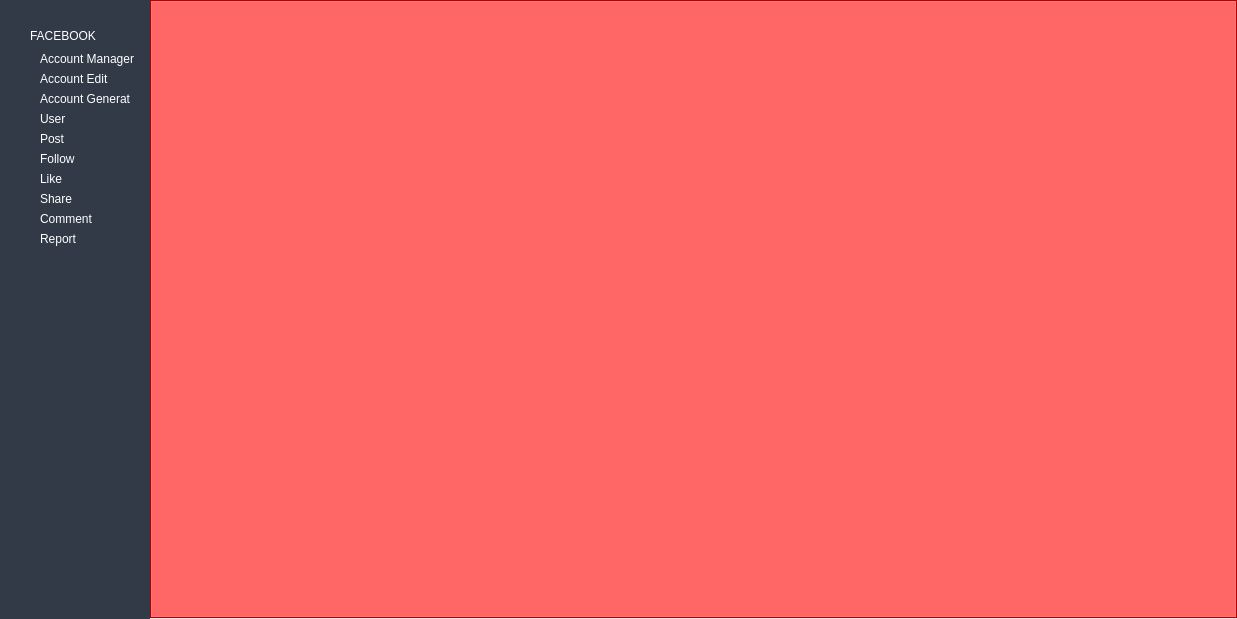
<?xml version="1.0" encoding="UTF-8"?>
<ui version="4.0">
 <class>MainWindow</class>
 <widget class="QMainWindow" name="MainWindow">
  <property name="geometry">
   <rect>
    <x>0</x>
    <y>0</y>
    <width>1237</width>
    <height>619</height>
   </rect>
  </property>
  <property name="windowTitle">
   <string>MainWindow</string>
  </property>
  <property name="styleSheet">
   <string notr="true">#icon_only_widget {
		background-color: #313a46;
		width:50px;
	}
#full_menu_widget,#widget_tab {
		background-color: #313a46;
	}
#full_menu_widget QPushButton,#label_2,#label_4 {
		border:none;
		text-align: left;
		color: #ffffff;
	}
#full_menu_widget QPushButton:hover {
		background-color: rgba( 86, 101, 115, 0.5);
	}

	#full_menu_widget QPushButton:checked {
		color: #fff;
	}
#logo_label_2 {
		color: #fff;
	}
#change_btn {
		padding: 5px;
		border: none;
		width: 30px;
		height: 30px;
	}</string>
  </property>
  <widget class="QWidget" name="centralwidget">
   <property name="styleSheet">
    <string notr="true"/>
   </property>
   <layout class="QVBoxLayout" name="verticalLayout">
    <property name="spacing">
     <number>0</number>
    </property>
    <property name="leftMargin">
     <number>0</number>
    </property>
    <property name="topMargin">
     <number>0</number>
    </property>
    <property name="rightMargin">
     <number>0</number>
    </property>
    <property name="bottomMargin">
     <number>0</number>
    </property>
    <item>
     <widget class="QWidget" name="widget_6" native="true">
      <layout class="QGridLayout" name="gridLayout_3">
       <property name="leftMargin">
        <number>0</number>
       </property>
       <property name="topMargin">
        <number>0</number>
       </property>
       <property name="rightMargin">
        <number>0</number>
       </property>
       <property name="bottomMargin">
        <number>0</number>
       </property>
       <property name="spacing">
        <number>0</number>
       </property>
       <item row="0" column="0" alignment="Qt::AlignLeft">
        <widget class="QWidget" name="widget_7" native="true">
         <layout class="QGridLayout" name="gridLayout">
          <property name="leftMargin">
           <number>0</number>
          </property>
          <property name="topMargin">
           <number>0</number>
          </property>
          <property name="rightMargin">
           <number>0</number>
          </property>
          <property name="bottomMargin">
           <number>0</number>
          </property>
          <property name="spacing">
           <number>0</number>
          </property>
          <item row="0" column="0">
           <widget class="QWidget" name="icon_only_widget" native="true">
            <property name="maximumSize">
             <size>
              <width>30</width>
              <height>16777215</height>
             </size>
            </property>
            <property name="styleSheet">
             <string notr="true"/>
            </property>
            <layout class="QVBoxLayout" name="verticalLayout_3">
             <property name="spacing">
              <number>6</number>
             </property>
             <property name="leftMargin">
              <number>5</number>
             </property>
             <property name="topMargin">
              <number>0</number>
             </property>
             <property name="rightMargin">
              <number>0</number>
             </property>
             <property name="bottomMargin">
              <number>9</number>
             </property>
             <item>
              <widget class="QPushButton" name="pushButton">
               <property name="text">
                <string/>
               </property>
               <property name="icon">
                <iconset resource="../static/resource.qrc">
                 <normaloff>:/icon/icon/menu.ico</normaloff>:/icon/icon/menu.ico</iconset>
               </property>
               <property name="checkable">
                <bool>true</bool>
               </property>
               <property name="flat">
                <bool>true</bool>
               </property>
              </widget>
             </item>
             <item>
              <widget class="QLabel" name="logo_label">
               <property name="maximumSize">
                <size>
                 <width>20</width>
                 <height>20</height>
                </size>
               </property>
               <property name="text">
                <string/>
               </property>
               <property name="pixmap">
                <pixmap resource="../static/resource.qrc">:/icon/icon/facebook.ico</pixmap>
               </property>
               <property name="scaledContents">
                <bool>true</bool>
               </property>
              </widget>
             </item>
             <item>
              <spacer name="verticalSpacer">
               <property name="orientation">
                <enum>Qt::Vertical</enum>
               </property>
               <property name="sizeHint" stdset="0">
                <size>
                 <width>20</width>
                 <height>381</height>
                </size>
               </property>
              </spacer>
             </item>
             <item>
              <widget class="QLabel" name="label">
               <property name="maximumSize">
                <size>
                 <width>16</width>
                 <height>16</height>
                </size>
               </property>
               <property name="text">
                <string/>
               </property>
               <property name="pixmap">
                <pixmap resource="../static/resource.qrc">:/icon/icon/people.png</pixmap>
               </property>
               <property name="scaledContents">
                <bool>true</bool>
               </property>
              </widget>
             </item>
            </layout>
           </widget>
          </item>
          <item row="0" column="1">
           <widget class="QScrollArea" name="scrollArea">
            <property name="minimumSize">
             <size>
              <width>120</width>
              <height>0</height>
             </size>
            </property>
            <property name="maximumSize">
             <size>
              <width>120</width>
              <height>16777215</height>
             </size>
            </property>
            <property name="styleSheet">
             <string notr="true">border: none;

</string>
            </property>
            <property name="widgetResizable">
             <bool>true</bool>
            </property>
            <widget class="QWidget" name="full_menu_widget">
             <property name="geometry">
              <rect>
               <x>0</x>
               <y>0</y>
               <width>120</width>
               <height>619</height>
              </rect>
             </property>
             <layout class="QGridLayout" name="gridLayout_2">
              <property name="leftMargin">
               <number>0</number>
              </property>
              <property name="topMargin">
               <number>0</number>
              </property>
              <property name="rightMargin">
               <number>0</number>
              </property>
              <property name="bottomMargin">
               <number>9</number>
              </property>
              <item row="3" column="0">
               <widget class="QWidget" name="widget_9" native="true">
                <layout class="QHBoxLayout" name="horizontalLayout_7">
                 <property name="spacing">
                  <number>6</number>
                 </property>
                 <property name="leftMargin">
                  <number>0</number>
                 </property>
                 <property name="topMargin">
                  <number>0</number>
                 </property>
                 <property name="rightMargin">
                  <number>0</number>
                 </property>
                 <property name="bottomMargin">
                  <number>0</number>
                 </property>
                 <item>
                  <widget class="QPushButton" name="pushButton_6">
                   <property name="minimumSize">
                    <size>
                     <width>20</width>
                     <height>20</height>
                    </size>
                   </property>
                   <property name="layoutDirection">
                    <enum>Qt::RightToLeft</enum>
                   </property>
                   <property name="text">
                    <string>FACEBOOK</string>
                   </property>
                   <property name="icon">
                    <iconset resource="../static/resource.qrc">
                     <normaloff>:/icon/icon/arrow-3.ico</normaloff>
                     <normalon>:/icon/icon/arrow-4.ico</normalon>:/icon/icon/arrow-3.ico</iconset>
                   </property>
                   <property name="iconSize">
                    <size>
                     <width>20</width>
                     <height>20</height>
                    </size>
                   </property>
                   <property name="checkable">
                    <bool>true</bool>
                   </property>
                   <property name="checked">
                    <bool>false</bool>
                   </property>
                   <property name="autoExclusive">
                    <bool>true</bool>
                   </property>
                  </widget>
                 </item>
                </layout>
               </widget>
              </item>
              <item row="1" column="0">
               <widget class="QLabel" name="label_5">
                <property name="minimumSize">
                 <size>
                  <width>0</width>
                  <height>20</height>
                 </size>
                </property>
                <property name="text">
                 <string/>
                </property>
               </widget>
              </item>
              <item row="5" column="0">
               <spacer name="verticalSpacer_4">
                <property name="orientation">
                 <enum>Qt::Vertical</enum>
                </property>
                <property name="sizeHint" stdset="0">
                 <size>
                  <width>20</width>
                  <height>40</height>
                 </size>
                </property>
               </spacer>
              </item>
              <item row="6" column="0">
               <widget class="QPushButton" name="mac">
                <property name="text">
                 <string/>
                </property>
               </widget>
              </item>
              <item row="4" column="0">
               <widget class="QWidget" name="menu_facebook" native="true">
                <layout class="QVBoxLayout" name="verticalLayout_6">
                 <property name="leftMargin">
                  <number>10</number>
                 </property>
                 <property name="topMargin">
                  <number>0</number>
                 </property>
                 <property name="rightMargin">
                  <number>0</number>
                 </property>
                 <property name="bottomMargin">
                  <number>0</number>
                 </property>
                 <item>
                  <widget class="QPushButton" name="Account_Manger_face">
                   <property name="text">
                    <string>Account Manager</string>
                   </property>
                  </widget>
                 </item>
                 <item>
                  <widget class="QPushButton" name="Account_Edit_face">
                   <property name="text">
                    <string>Account Edit</string>
                   </property>
                  </widget>
                 </item>
                 <item>
                  <widget class="QPushButton" name="Account_Generat_face">
                   <property name="text">
                    <string>Account Generat</string>
                   </property>
                  </widget>
                 </item>
                 <item>
                  <widget class="QPushButton" name="User">
                   <property name="text">
                    <string>User</string>
                   </property>
                  </widget>
                 </item>
                 <item>
                  <widget class="QPushButton" name="Post">
                   <property name="text">
                    <string>Post</string>
                   </property>
                  </widget>
                 </item>
                 <item>
                  <widget class="QPushButton" name="Follow_face">
                   <property name="text">
                    <string>Follow</string>
                   </property>
                  </widget>
                 </item>
                 <item>
                  <widget class="QPushButton" name="Like_face">
                   <property name="text">
                    <string>Like</string>
                   </property>
                  </widget>
                 </item>
                 <item>
                  <widget class="QPushButton" name="Share_face">
                   <property name="text">
                    <string>Share</string>
                   </property>
                  </widget>
                 </item>
                 <item>
                  <widget class="QPushButton" name="Comment">
                   <property name="text">
                    <string>Comment</string>
                   </property>
                  </widget>
                 </item>
                 <item>
                  <widget class="QPushButton" name="Report_face">
                   <property name="text">
                    <string>Report</string>
                   </property>
                  </widget>
                 </item>
                </layout>
               </widget>
              </item>
             </layout>
            </widget>
           </widget>
          </item>
         </layout>
        </widget>
       </item>
       <item row="0" column="1">
        <widget class="QTabWidget" name="tabWidget">
         <property name="styleSheet">
          <string notr="true">#tabWidget {
	background-color: rgb(255, 0, 0);
	
}

QTabBar::close-button {
	margin-left: 3px;
	image:  url(:/icon/icon/x-mark-1.ico)
}

QTabBar::close-button:hover {
	
	image: url(:/icon/icon/x-mark-2.ico)
}
QTabBar::tab  {
                background: white;
				background: qlineargradient(x1:0, y1:0, x2:0, y2:1, stop:0 #f6f6f6, stop:1 #e0e0e0);
                border: solid #0066cc 2px;
				border-radius: 50px 50px 50px 50px;
                padding: 8px 16px;
				margin-right: 4px;

				
}
QTabBar::tab:selected {
                background: white;
                border-color: #ccc;
				border-radius: 33px 34px 0px 0px;
border: solid #0066cc 2px;
            }</string>
         </property>
         <property name="currentIndex">
          <number>-1</number>
         </property>
         <property name="tabsClosable">
          <bool>true</bool>
         </property>
        </widget>
       </item>
      </layout>
     </widget>
    </item>
   </layout>
  </widget>
 </widget>
 <resources>
  <include location="../static/resource.qrc"/>
  <include location="../static/resource.qrc"/>
 </resources>
 <connections>
  <connection>
   <sender>pushButton</sender>
   <signal>toggled(bool)</signal>
   <receiver>scrollArea</receiver>
   <slot>setVisible(bool)</slot>
   <hints>
    <hint type="sourcelabel">
     <x>15</x>
     <y>49</y>
    </hint>
    <hint type="destinationlabel">
     <x>149</x>
     <y>365</y>
    </hint>
   </hints>
  </connection>
  <connection>
   <sender>pushButton_6</sender>
   <signal>toggled(bool)</signal>
   <receiver>menu_facebook</receiver>
   <slot>setVisible(bool)</slot>
   <hints>
    <hint type="sourcelabel">
     <x>126</x>
     <y>78</y>
    </hint>
    <hint type="destinationlabel">
     <x>57</x>
     <y>225</y>
    </hint>
   </hints>
  </connection>
 </connections>
</ui>
